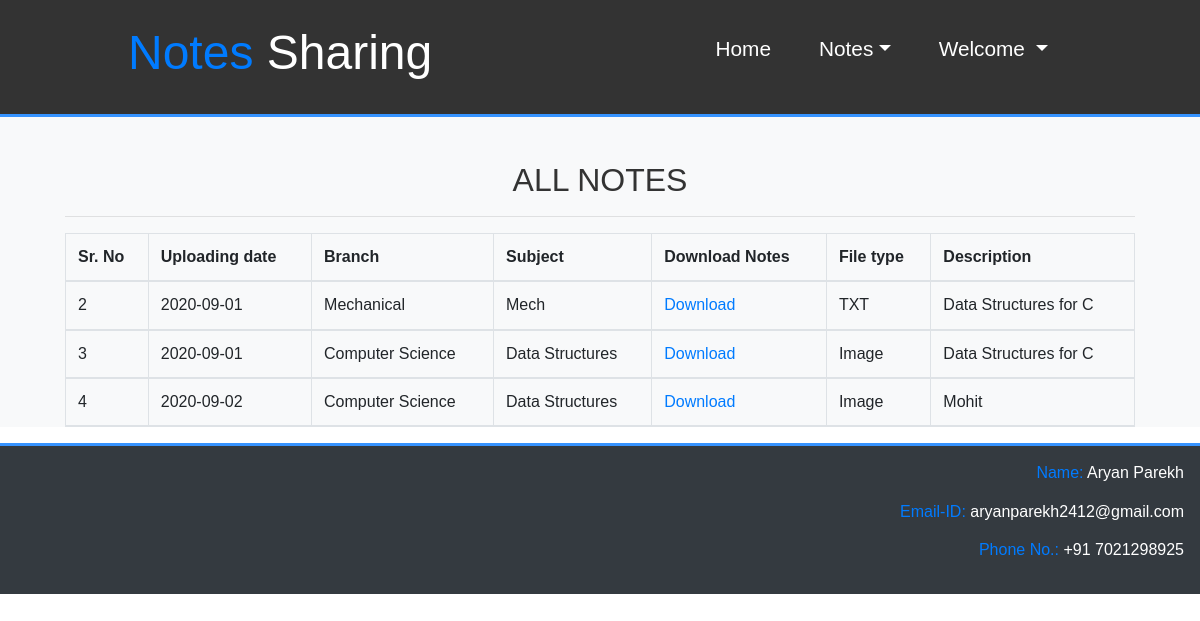
The page /user_viewallnotes/ (signed in) on the database as committed earlier.
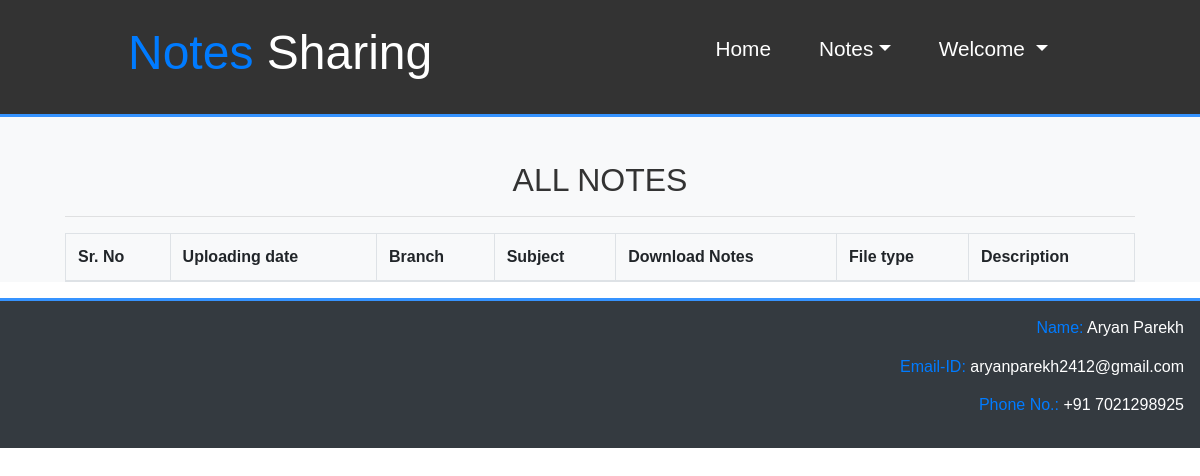
The same page on the database as committed later.
### notes/models.py (models this page shows, shortened)
class Notes(models.Model):
    user = models.ForeignKey(User,on_delete=models.CASCADE)
    uploadingdate = models.CharField(max_length=10)
    branch = models.CharField(max_length=30)
    subject = models.CharField(max_length=30)
    notesfile = models.FileField()
    filetype = models.CharField(max_length=30)
    description = models.CharField(max_length=215,null=True)
    status = models.CharField(max_length=15,default='pending')

### notes/views.py (the view)
# urls.py: path('user_viewallnotes/',user_viewallnotes,name="user_viewallnotes"),
def user_viewallnotes(request):
    if not request.user.is_authenticated:
        return redirect('userlogin')
    notes=Notes.objects.all()
    d={'notes':notes}
    return render(request,'user_viewallnotes.html',d)

### notes/templates/user_viewallnotes.html
{% extends 'usernavigation.html' %}
{% load static %}
{% block user_body %}
<section id="signup">
  <div class="bg-light">
    <br><br>
    <div class="container">
      <h2 class="text-center">ALL NOTES</h2>
      <hr>
      <table class="table table-bordered" id=mytable>
        <thead>
          <tr>
            <th>Sr. No</th>
            <th>Uploading date</th>
            <th>Branch</th>
            <th>Subject</th>
            <th>Download Notes</th>
            <th>File type</th>
            <th>Description</th>
          </tr>
          {% for i in notes %}
          {% ifequal i.status 'accepted' %}
          <tr>
            <td>{{forloop.counter}}</td>
            <td>{{i.uploadingdate}}</td>
            <td>{{i.branch}}</td>
            <td>{{i.subject}}</td>
            <td><a href="{{i.notesfile.url}}" download>Download</a></td>
            <td>{{i.filetype}}</td>
            <td>{{i.description}}</td>
          </tr>
          {% endifequal %}
          {% endfor %}
        </thead>
      </table>
    </div>
  </div>
</section>
{% endblock %}

### notes/templates/usernavigation.html (shortened to what this page needs)
<!DOCTYPE html>
{% load static %}
<html lang="en" dir="ltr">
  <head>
    <link rel="stylesheet" href="https://maxcdn.bootstrapcdn.com/bootstrap/4.5.0/css/bootstrap.min.css">
    <link rel="stylesheet" href="https://cdnjs.cloudflare.com/ajax/libs/font-awesome/4.7.0/css/font-awesome.min.css">
    <link rel="stylesheet" href="{% static 'css/full.css' %}">
  </head>
  <body>
    <nav id='navbar'>
        <h2><a href="#"><span class="text-primary">Notes</span> Sharing</a></h2>
      <ul>
        <li><a href="{% url 'profile' %}">Home</a></li>
        <li class="nav-item dropdown">
          <a class="dropdown-toggle" href="#" data-toggle="dropdown">Notes</a>
        </li>
        <li class="nav-item dropdown">
          <a class="dropdown-toggle" href="#" data-toggle="dropdown">Welcome {{request.user.first_name}}</a>
        </li>
      </ul>
    </nav>
    {% block user_body %}
    {% endblock %}
    <footer class="bg-dark">
      <p><span class="text-primary">Name: </span>Aryan Parekh</p>
      <p><span class="text-primary">Email-ID: </span>aryanparekh2412@gmail.com</p>
      <p><span class="text-primary">Phone No.: </span>+91 7021298925</p>
    </footer>
  </body>
</html>

### notes/static/css/full.css (style rules this page uses)
* { margin:0; padding: 0; box-sizing: border-box; scroll-behavior: smooth; }
body { font-family: Arial, sans-serif; line-height: 1.4; color: #fff; overflow-x: scroll; }
.container { max-width: 1100px; margin: auto; }
.text-primary { color: #3693ff; }
.bg-light { background: #f4f4f4; color: #333; }
.bg-dark { background: #333; color: #fff; }
#navbar { display: flex; justify-content: space-between; background: #333; color: #fff; padding: 1.5rem 8rem; position: sticky; top: 0; z-index: 1; border-bottom: 3px solid #3693ff; }
#navbar ul { display: flex; align-items: center; list-style: none; }
#navbar h2 a { font-size: 3rem; text-align: left; color: #fff; text-decoration: none; }
#navbar li a { text-decoration: none; color: #fff; padding: 1rem; font-size: 1.3rem; margin: 0 0.5rem; border-radius: 5px; transition: background-color 0.35s; }
footer { padding: 1rem; border-top: 3px solid #3693ff; }
footer p { text-align:right; }

Rows that differ between the two databases and show on the page:
removed Notes: uploadingdate "2020-09-01", branch "Mechanical", subject "Mech", filetype "TXT", description "Data Structures for C"
removed Notes: uploadingdate "2020-09-01", branch "Computer Science", subject "Data Structures", filetype "Image", description "Data Structures for C"
removed Notes: uploadingdate "2020-09-02", branch "Computer Science", subject "Data Structures", filetype "Image", description "Mohit"
